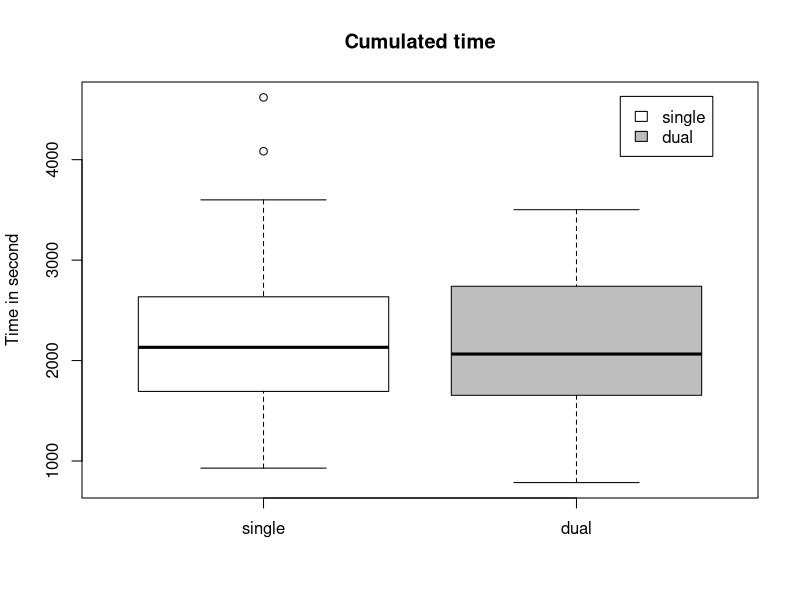
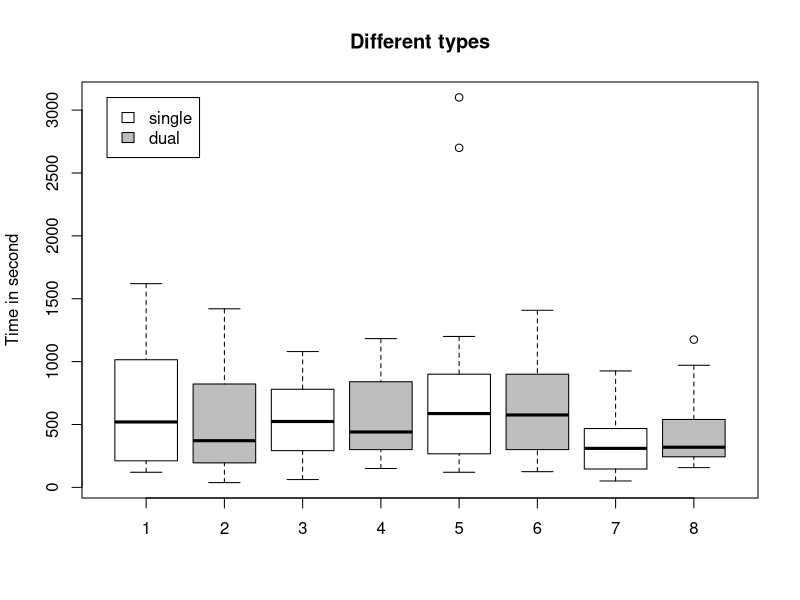
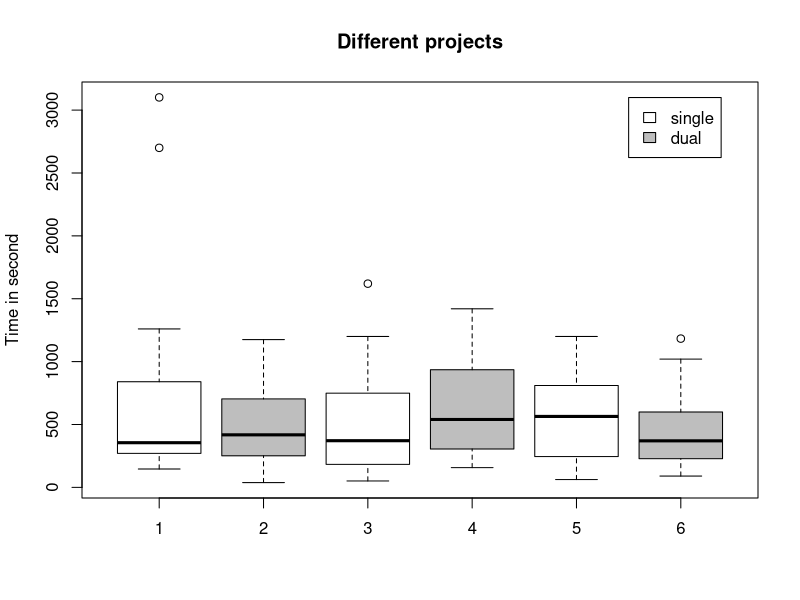

R code for these plots, in order:

wilcoxon_test <- function(single, dual, plotname)
{
	print(sprintf('Single view median: %.0f', median(single)))
	print(sprintf('Dual view median: %.0f', median(dual)))
	wilcox.test(single, dual, paired = TRUE, alternative = 'two.sided')
}

cum.single <- c(2520, 2635, 2114, 2677, 2135, 1693, 2557, 1349, 2129, 1735, 2033, 4620, 2400, 1200, 1415, 4084, 929, 3600)
cum.dual <- c(2820, 3029, 2194, 3502, 1654, 785, 2120, 1344, 2010, 2638, 1978, 2740, 2228, 1620, 1738, 1440, 3300, 1754)
wilcoxon_test(cum.single, cum.dual, 'Cumulated time')

boxplot(list(cum.single, cum.dual), 
		names = c('single', 'dual'),
		main = 'Cumulated time', ylab = 'Time in second', 
		col=rep(c('white', 'grey')) )
legend(x=2.14, y=4630, legend=c('single', 'dual'), fill=c('white', 'grey'))

type1.single <- c(1260, 330, 193, 1134, 780, 181, 1015, 490, 382, 186, 1620, 1200, 960, 420, 550, 120, 211, 900)
type1.dual <- c(180, 822, 327, 1080, 38, 114, 399, 310, 456, 275, 1134, 1420, 195, 420, 343, 90, 600, 892)
wilcoxon_test(type1.single, type1.dual, 'Type 1')

type2.single <- c(360, 955, 781, 688, 1080, 578, 514, 241, 327, 292, 62, 120, 780, 300, 534, 717, 228, 900)
type2.dual <- c(1080, 761, 199, 397, 840, 150, 780, 407, 958, 1183, 300, 474, 590, 300, 329, 294, 900, 344)
wilcoxon_test(type2.single, type2.dual, 'Type 2')

type3.single <- c(720, 960, 672, 525, 147, 664, 649, 487, 1200, 331, 300, 2700, 120, 180, 267, 3101, 153, 900)
type3.dual <- c(1020, 475, 1408, 850, 480, 294, 599, 470, 125, 921, 201, 553, 1200, 300, 883, 627, 900, 289)
wilcoxon_test(type3.single, type3.dual, 'Type 3')

type4.single <- c(180, 390, 468, 320, 128, 270, 379, 131, 220, 926, 51, 600, 540, 300, 64, 146, 337, 900)
type4.dual <- c(540, 971, 260, 1175, 296, 227, 342, 157, 471, 259, 343, 293, 243, 600, 183, 429, 900, 229)
wilcoxon_test(type4.single, type4.dual, 'Type 4')

boxplot(list(type1.single, type1.dual, type2.single, type2.dual, type3.single, type3.dual, type4.single, type4.dual), 
		main = 'Different types', ylab = 'Time in second', 
		col=rep(c('white', 'grey')) )
legend(x=.5, y=3100, legend=c('single', 'dual'), fill=c('white', 'grey'))


jhot.single <- c(1260, 180, 330, 193, 1134, 320, 780, 181, 514, 379, 241, 327, 331, 926, 300, 2700, 780, 540, 300, 534, 3101, 146, 153, 900)
jhot.dual <- c(180, 540, 475, 199, 1080, 1175, 38, 114, 780, 342, 407, 958, 921, 259, 201, 553, 590, 243, 300, 329, 627, 429, 900, 289)
wilcoxon_test(jhot.single, jhot.dual, 'JHotDraw')

jref.single <- c(360, 955, 390, 781, 525, 147, 128, 664, 1015, 490, 131, 382, 186, 1620, 51, 1200, 120, 180, 300, 267, 717, 228, 337, 900)
jref.dual <- c(1080, 822, 971, 1408, 850, 480, 296, 294, 399, 310, 157, 456, 275, 1134, 343, 1420, 1200, 300, 600, 883, 294, 900, 900, 344)
wilcoxon_test(jref.single, jref.dual, 'JRefactory')

padl.single <- c(720, 960, 672, 468, 688, 1080, 578, 270, 649, 487, 1200, 220, 292, 62, 120, 600, 960, 420, 550, 64, 120, 211, 900, 900)
padl.dual <- c(1020, 761, 327, 260, 397, 840, 150, 227, 599, 470, 125, 471, 1183, 300, 474, 293, 195, 420, 343, 183, 90, 600, 892, 229)
wilcoxon_test(padl.single, padl.dual, 'PADL')

boxplot(list(jhot.single, jhot.dual, jref.single, jref.dual, padl.single, padl.dual), 
		main = 'Different projects', ylab = 'Time in second', 
		col=rep(c('white', 'grey')) )
legend(x=5.5, y=3100, legend=c('single', 'dual'), fill=c('white', 'grey'))
